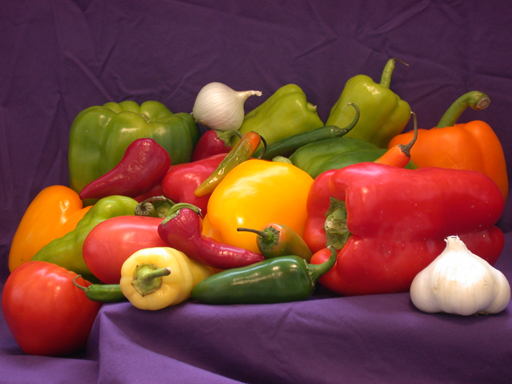
%> input picture tutorial1_images/peppers.png, 512 x 384 px
$ octave exercise_04.m   (GNU Octave 9; MATLAB toolbox functions it lacks are replaced by stand-ins)
%> lines starting %> are read from the running program, lines starting %| are printed output that depends on the picture
filepath = 'C:\Users\Ethel\Documents\MATLAB\tutorials\tutorial1_images\';
I1 = imread(strcat(filepath,'peppers.png'));
%> I1 is the input picture: size 384x512x3 uint8; mean R, G, B 120.8, 66.4, 57.6
I2 = imread(strcat(filepath,'peppers.gif'));
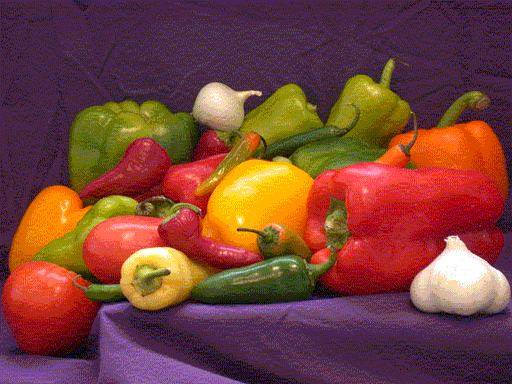
%> input picture peppers.gif, 512 x 384 px
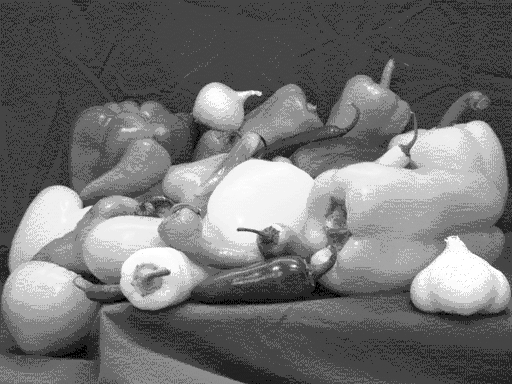
%> I2: size 384x512 uint8; min 0, max 255, mean 113.7
I3 = imread(strcat(filepath,'peppers.tif'));
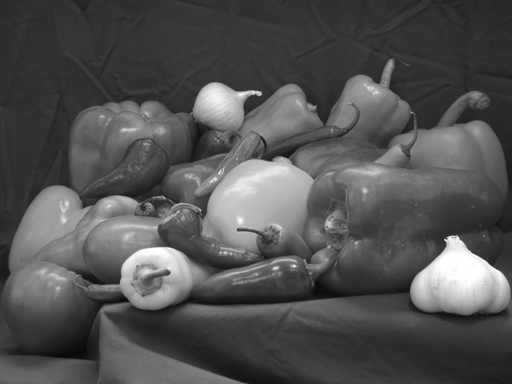
%> input picture tutorial1_images/peppers.tif, 512 x 384 px
%> I3 is the input picture: size 384x512 uint8; min 8, max 255, mean 81.8

subplot(1,4,1);
imshow(I3);
colormap(gray);
hold off;

subplot(1,4,2);
imshow(I3);
colormap(hsv);
hold off;

subplot(1,4,3);
imshow(I3);
colormap(hot);
hold off;

subplot(1,4,4);
imshow(I3);
colormap(cool);
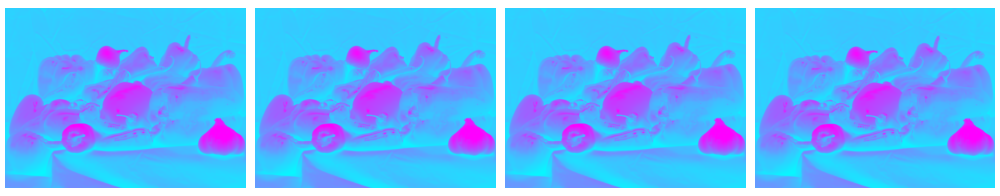
%> figure redrawn from the program's plot data, 4 panels
hold off;

% the last color map is applied to all images
